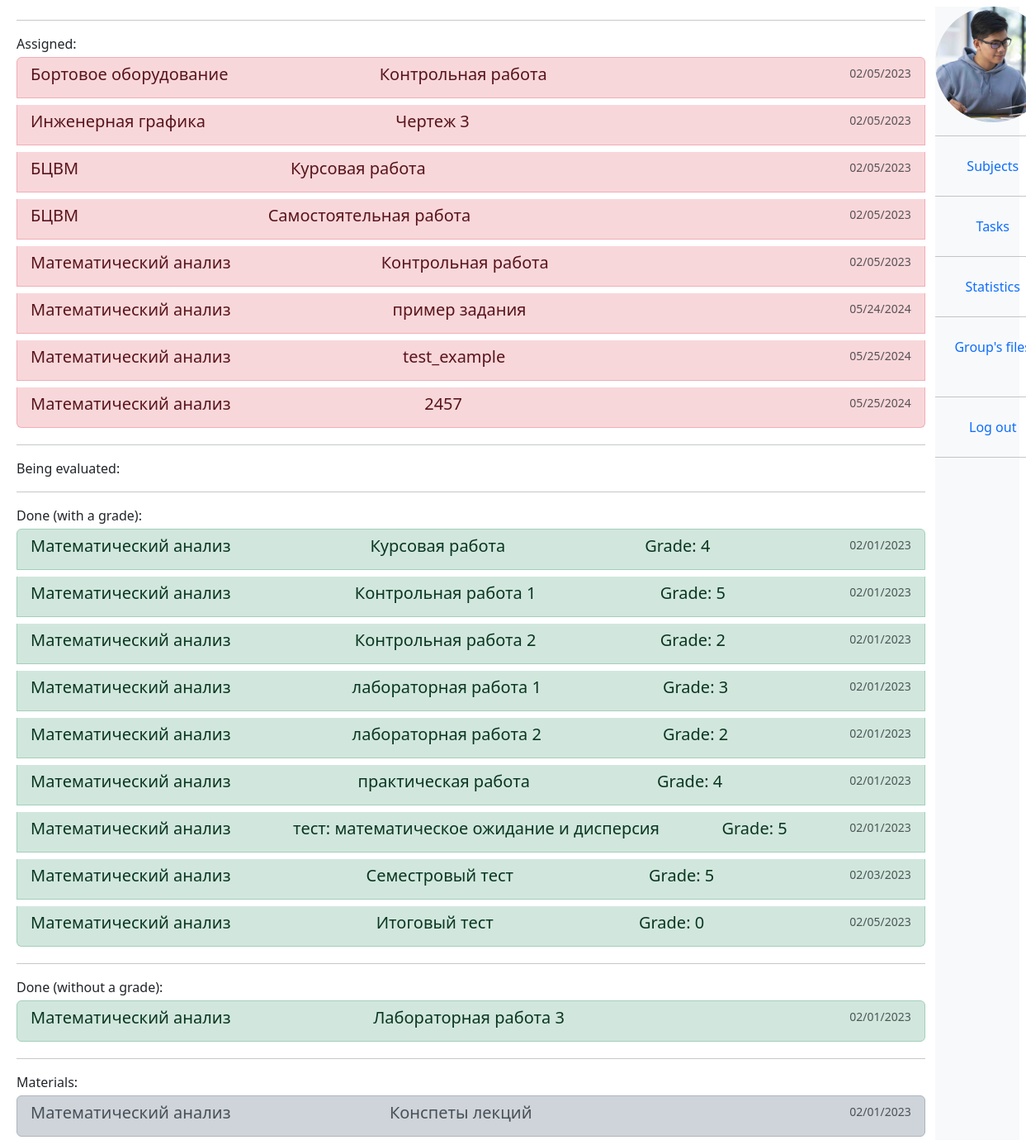
Before: /student/tasks/ (signed in) with the older database file.
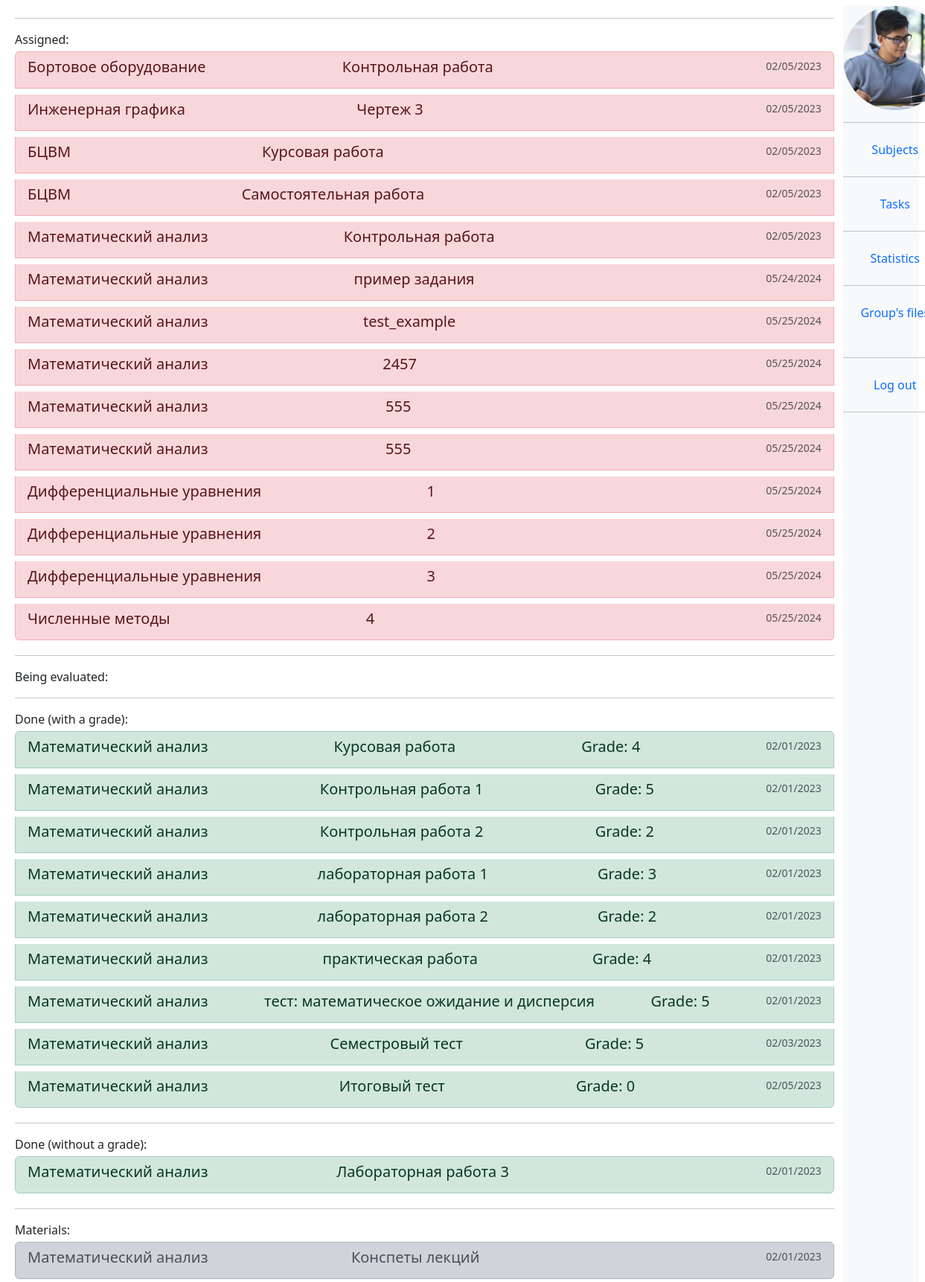
After: the same page with the newer database file.
### univ_app/models.py (models this page shows, shortened)
class AnsweredTask(models.Model):
    ASSIGNED = "ASSIGNED"
    DONE = "DONE"
    PASSED = "PASSED"
    EVALUATED = "EVALUATED"
    CHECKED = "CHECKED"  # for InfoTask
    STATUS_CHOICES = (
        (ASSIGNED, "Assigned"),
        (DONE, "Done"),
        (PASSED, "Passed"),
        (EVALUATED, "Evaluated"),
        (CHECKED, "CHECKED"),
    )
    student = models.ForeignKey(
        "Student", blank=True, null=True, on_delete=models.SET_NULL
    )
    finished_at = models.DateTimeField(auto_now_add=True, blank=True, null=True)
    status = models.CharField(
        max_length=255, choices=STATUS_CHOICES, default=ASSIGNED, blank=True
    )
    class Meta:
        abstract = True
    def related_task(self):
        class_name = self.__class__.__name__
        match class_name:
            case "AnsweredCommonTask":
                return self.common_task  # pylint: disable=no-member
            case "TakenTest":
                return self.related_test  # pylint: disable=no-member
            case "AnsweredInfoTask":
                return self.related_info_task  # pylint: disable=no-member

class AnsweredCommonTask(AnsweredTask):
    grade = models.IntegerField(null=True, blank=True)
    answer = models.TextField(null=True, default="")
    file = models.FileField(
        upload_to="uploads/answered_common_tasks/", blank=True, null=True
    )
    common_task = models.ForeignKey(
        "CommonTask", blank=True, null=True, on_delete=models.CASCADE
    )
    comment_from_teacher = models.TextField(default="", blank=True)

class Task(models.Model):
    title = models.CharField(max_length=200, default="", blank=True)
    description = models.TextField(default="", blank=True)
    subject = models.ForeignKey(
        "Subject", blank=True, null=True, on_delete=models.SET_NULL
    )
    created_at = models.DateTimeField(auto_now_add=True, null=True, blank=True)
    created_by = models.ForeignKey(
        "Teacher", blank=True, null=True, on_delete=models.SET_NULL
    )
    class Meta:
        abstract = True
    def get_type(self):
        return str(self.__class__.__name__)

class CommonTask(Task):
    file = models.FileField(upload_to="uploads/common_tasks/", blank=True, null=True)

class Subject(models.Model):
    title = models.CharField(max_length=200, default="", blank=True)
    description = models.TextField(default="", blank=True)
    image = models.ImageField(
        upload_to="uploads/subjects/", blank=True, null=True, default="test.png"
    )
    teacher = models.ForeignKey(
        "Teacher", blank=True, null=True, on_delete=models.SET_NULL
    )
    st_group = models.ForeignKey(
        "StGroup", blank=True, null=True, on_delete=models.SET_NULL
    )
    def __str__(self):
        return self.title

class TakenTest(AnsweredTask):
    grade = models.IntegerField(null=True, blank=True)
    related_test = models.ForeignKey("Test", on_delete=models.CASCADE, null=True)
    score = models.IntegerField(blank=True, null=True)
    class Meta:
        unique_together = (("student", "related_test"),)

class Test(Task):
    slug = models.SlugField(max_length=120, blank=True, null=True)
    link = models.CharField(max_length=1000, default="")
    image = models.ImageField(
        upload_to="uploads/", blank=True, null=True, default="test.png"
    )

class AnsweredInfoTask(AnsweredTask):
    related_info_task = models.ForeignKey(
        "InfoTask", blank=True, null=True, on_delete=models.CASCADE
    )

class InfoTask(Task):
    file = models.FileField(upload_to="uploads/info_tasks/", blank=True, null=True)

### univ_app/decorators.py (the view)
        def wrapper(request, *args, **kwargs):
            group = None
            if request.user.groups.exists():
                group = request.user.groups.all()[0].name
            if group in allowed_groups:
                return view_func(request, *args, **kwargs)
            return HttpResponse("Permission denied")

### univ_app/models.py (called while the page is built)
    def get_all_tasks_by_type(self, some_type):
        ans_common_tasks = AnsweredCommonTask.objects.filter(
            student=self, status=some_type
        )
        taken_tests = TakenTest.objects.filter(student=self, status=some_type)
        info_tasks = AnsweredInfoTask.objects.filter(student=self, status=some_type)
        tasks = list(chain(ans_common_tasks, taken_tests, info_tasks))
        return tasks

### univ_app/templatetags/user_tags.py (called while the page is built)
@register.filter(name="has_group")
def has_group(user, group_name):
    return user.groups.filter(name=group_name).exists()

### univ_app/views.py (called while the page is built)
@allowed_users(allowed_groups=["student"])
def s_tasks(request):
    student = request.user.student
    ctx = {
        "assigned_tasks": student.get_all_tasks_by_type(AnsweredTask.ASSIGNED),
        "done_tasks": student.get_all_tasks_by_type(AnsweredTask.DONE),
        "eval_tasks": student.get_all_tasks_by_type(AnsweredTask.EVALUATED),
        "passed_tasks": student.get_all_tasks_by_type(AnsweredTask.PASSED),
        "checked_tasks": student.get_all_tasks_by_type(AnsweredTask.CHECKED),
    }
    return render(request, "student_views/s_tasks.html", ctx)

### templates/student_views/s_tasks.html (shortened to what this page needs)
{%extends "base.html"%}
{% block s_tasks %}
<hr>
  Assigned:
    <div class="list-group">
    {%for task in assigned_tasks%}
    <a href="{%url 'ts_task' task.related_task.get_type task.related_task.id %}" class="list-group-item list-group-item-danger my-1 list-group-item-action flex-column align-items-start">
        <div class="d-flex w-100 justify-content-between">
          <h5 class="mb-1">{{task.related_task.subject}} </h5>
          <h5 class="mb-1">{{task.related_task.title}} </h5>
          <small class="text-muted">{{task.related_task.created_at|date:"SHORT_DATE_FORMAT"}}</small>
        </div>
      </a>
      {%endfor%}
    </div>
<hr>
  Being evaluated:
  <hr>
  Done (with a grade):
      <div class="list-group">
      {%for task in eval_tasks%}
      <a href="{%url 'ts_task' task.related_task.get_type task.related_task.id %}" class="list-group-item list-group-item-success list-group-item-action flex-column align-items-start my-1">
          <div class="d-flex w-100 justify-content-between">
            <h5 class="mb-1">{{task.related_task.subject}} </h5>
            <h5 class="mb-1">{{task.related_task.title}} </h5>
            <h5 class="mb-1">Grade: {{task.grade}} </h5>
            <small class="text-muted">{{task.related_task.created_at|date:"SHORT_DATE_FORMAT"}}</small>
          </div>
        </a>
        {%endfor%}
      </div>
  <hr>
  Done (without a grade):
      <div class="list-group">
      {%for task in passed_tasks%}
      <a href="{%url 'ts_task' task.related_task.get_type task.related_task.id %}" class="list-group-item list-group-item-success my-1 list-group-item-action flex-column align-items-start">
          <div class="d-flex w-100 justify-content-between">
            <h5 class="mb-1">{{task.related_task.subject}} </h5>
            <h5 class="mb-1">{{task.related_task.title}} </h5>
            <small class="text-muted">{{task.related_task.created_at|date:"SHORT_DATE_FORMAT"}}</small>
          </div>
        </a>
        {%endfor%}
      </div>
  <hr>
  Materials:
      <div class="list-group">
      {%for task in checked_tasks%}
      <a href="{%url 'ts_task' task.related_task.get_type task.related_task.id %}" class="list-group-item list-group-item-dark my-1 list-group-item-action flex-column align-items-start">
          <div class="d-flex w-100 justify-content-between">
            <h5 class="mb-1">{{task.related_task.subject}} </h5>
            <h5 class="mb-1">{{task.related_task.title}} </h5>
            <small class="text-muted">{{task.related_task.created_at|date:"SHORT_DATE_FORMAT"}}</small>
          </div>
        </a>
        {%endfor%}
      </div>
{% endblock %}

Changed rows visible on the page:
added TakenTest: related_task.subject "Математический анализ", related_task "555", related_task.created_at "05/25/2024"
added TakenTest: related_task.subject "Математический анализ", related_task "555", related_task.created_at "05/25/2024"
added TakenTest: related_task.subject "Дифференциальные уравнения", related_task "1", related_task.created_at "05/25/2024"
added TakenTest: related_task.subject "Дифференциальные уравнения", related_task "2", related_task.created_at "05/25/2024"
added TakenTest: related_task.subject "Дифференциальные уравнения", related_task "3", related_task.created_at "05/25/2024"
added TakenTest: related_task.subject "Численные методы", related_task "4", related_task.created_at "05/25/2024"
